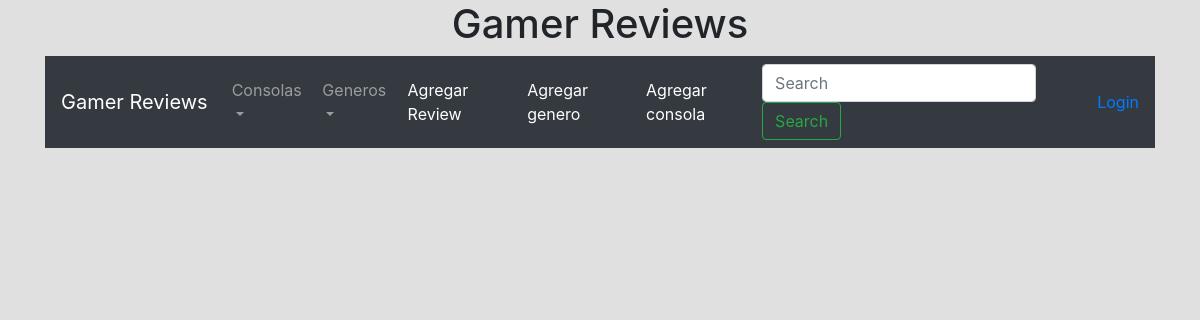
The app's page /public/, older data.
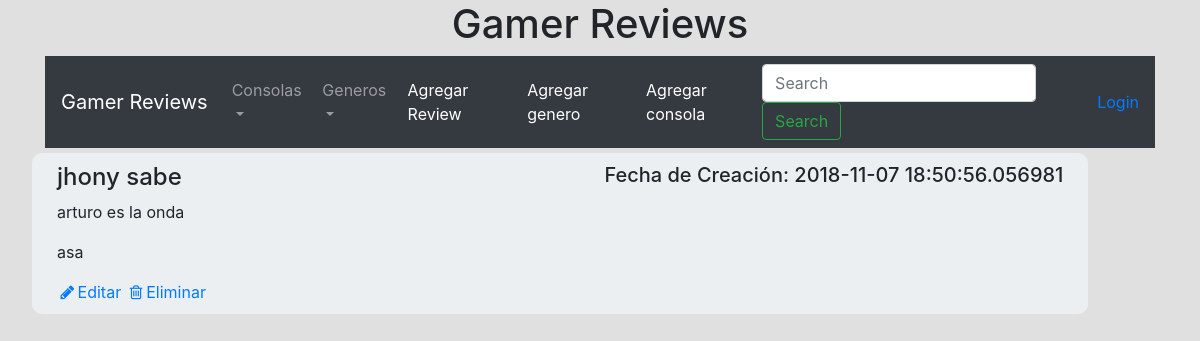
The same page, newer data.
### database_setup.py (models this page shows)
class Reviewjuego(Base):
	__tablename__ = 'review'
	id = Column(Integer, primary_key=True)
	puntaje = Column(String(4),nullable=False)
	titulo = Column(String(50), nullable=False)
	portada = Column(String(50), nullable=False)
	contenido = Column(String(250), nullable=False)
	fecha_creacion = Column(DateTime, nullable=False)
	id_consola = Column(Integer, ForeignKey("consola.id"))
	consola = relationship(Consola)
	id_autor = Column(Integer, ForeignKey("user.id"))
	user = relationship(User)

class User(Base):
	__tablename__ = 'user'
	id = Column(Integer, primary_key=True)
	username = Column(String(50), nullable=False)
	email = Column(String(250), nullable=False)
	pw_hash = Column(String(250), nullable=False)
	fecha_creacion = Column(DateTime, nullable=False)

### application.py (the view)
@app.route('/', methods=['GET'])
@app.route('/public/', methods=['GET', 'POST'])
def showMain():
	if request.method == 'GET':
		posts = session.query(Reviewjuego,User,Consola).join(User,Reviewjuego.id_autor == User.id).join(Consola,Reviewjuego.id_consola == Consola.id).all()
		if 'username' in login_session:
			username = login_session['username']
			return render_template('public.html', posts = posts, username=username,consolas=ConsolasNAV,generos=GenerosNAV)
		else:
			return render_template('public.html', posts = posts,consolas=ConsolasNAV,generos=GenerosNAV)
	else:
		if request.method == 'POST':
			if request.form['Search'] == "Busqueda":
				buscar = request.form['Busqueda']
				return redirect(url_for('Verreviewtitu',id = buscar))

### templates/public.html
{% extends "index.html" %}
{% block content %}
  {% for post in posts %}
    <div class="row post">
      <div class="col-md-6">
        <h4>{{post.Reviewjuego.titulo}}</h4>
      </div>
      <div class="col-md-6 text-right">
        <h5>Fecha de Creación: {{post.Reviewjuego.fecha_creacion}}</h5>
      </div>
      <div class="col-md-12">
        <p>{{post.Reviewjuego.contenido}}</p>
      </div>
	  <div class="col-md-12">
        <p>{{post.User.username}}</p>
      </div>
      <div class="col-md-12 acciones">
        <a href="/blog/editar/{{post.id}}"><i class="fa fa-pencil fa-fw"></i>Editar</a>
        <a href="/blog/eliminar/{{post.id}}"><i class="fa fa-trash-o fa-fw"></i>Eliminar</a>
      </div>
    </div>
  {% endfor%}
{% endblock %}

Row changes from the older to the newer data that the page shows:
added Reviewjuego: Reviewjuego.titulo "jhony sabe", Reviewjuego.fecha_creacion "2018-11-07 18:50:56.056981", Reviewjuego.contenido "arturo es la onda", User.username "asa"
